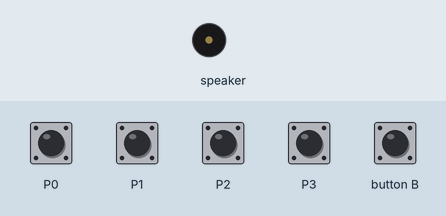
This program was run on a simulated Calliope mini (MakeCode). On the bench: buzzer (waves = sounding). The inputs (shaded band) are chosen by the test bench.

Above: at 1.2 s.
1.3 s: button B pressed for 0.15 s
At 1.8 s:
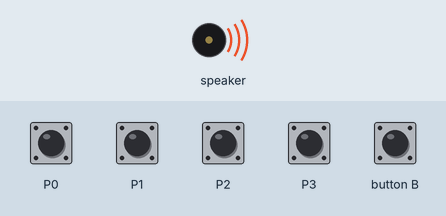
Timing chart, 0 to 10.4 s (numbered marks = the images above; inputs shaded):
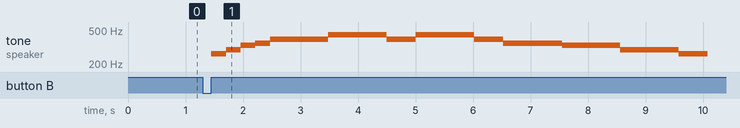

The program:

main.ts
```typescript
input.onPinTouchEvent(TouchPin.P1, input.buttonEventDown(), function () {
    if (input.buttonIsPressed(Button.A)) {
        music.playTone(440, music.beat(BeatFraction.Half))
    } else {
        music.playTone(294, music.beat(BeatFraction.Half))
    }
})
input.onButtonEvent(Button.B, input.buttonEventClick(), function () {
    music.playTone(262, music.beat(BeatFraction.Half))
    music.playTone(294, music.beat(BeatFraction.Half))
    music.playTone(330, music.beat(BeatFraction.Half))
    music.playTone(349, music.beat(BeatFraction.Half))
    music.playTone(392, music.beat(BeatFraction.Whole))
    music.playTone(392, music.beat(BeatFraction.Whole))
    music.playTone(440, music.beat(BeatFraction.Half))
    music.playTone(440, music.beat(BeatFraction.Half))
    music.playTone(440, music.beat(BeatFraction.Half))
    music.playTone(440, music.beat(BeatFraction.Half))
    music.playTone(392, music.beat(BeatFraction.Whole))
    music.playTone(440, music.beat(BeatFraction.Half))
    music.playTone(440, music.beat(BeatFraction.Half))
    music.playTone(440, music.beat(BeatFraction.Half))
    music.playTone(440, music.beat(BeatFraction.Half))
    music.playTone(392, music.beat(BeatFraction.Whole))
    music.playTone(349, music.beat(BeatFraction.Half))
    music.playTone(349, music.beat(BeatFraction.Half))
    music.playTone(349, music.beat(BeatFraction.Half))
    music.playTone(349, music.beat(BeatFraction.Half))
    music.playTone(330, music.beat(BeatFraction.Whole))
    music.playTone(330, music.beat(BeatFraction.Whole))
    music.playTone(294, music.beat(BeatFraction.Half))
    music.playTone(294, music.beat(BeatFraction.Half))
    music.playTone(294, music.beat(BeatFraction.Half))
    music.playTone(294, music.beat(BeatFraction.Half))
    music.playTone(262, music.beat(BeatFraction.Whole))
})
input.onPinTouchEvent(TouchPin.P0, input.buttonEventDown(), function () {
    if (input.buttonIsPressed(Button.A)) {
        music.playTone(392, music.beat(BeatFraction.Half))
    } else {
        music.playTone(262, music.beat(BeatFraction.Half))
    }
})
input.onPinTouchEvent(TouchPin.P2, input.buttonEventDown(), function () {
    music.playTone(330, music.beat(BeatFraction.Half))
})
input.onPinTouchEvent(TouchPin.P3, input.buttonEventDown(), function () {
    music.playTone(349, music.beat(BeatFraction.Half))
})
```

test.ts
```typescript
// Hier kann man Tests durchführen; diese Datei wird nicht kompiliert, wenn dieses Paket als Erweiterung verwendet wird.
```

Measured:
- after the input at 1.3 s, tone on speaker: plays 262 Hz for 0.26 s, 294 Hz for 0.26 s, 330 Hz for 0.26 s, 349 Hz for 0.26 s, 392 Hz for 1.0 s, 440 Hz for 1.0 s … (13 notes in this stretch), starting after 0.15 s
